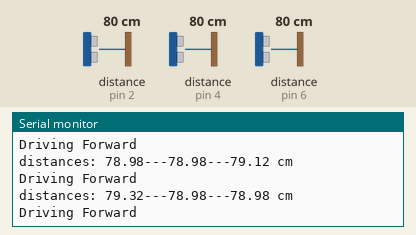
The sketch below on a simulated Arduino Uno, built with avr-gcc and run on an emulated ATmega328P. Parts: the last lines printed to the serial monitor. Wiring (inferred from the names in the program): 3 × ultrasonic range finder: trigger pin 3, echo pin 2 / trigger pin 5, echo pin 4 / trigger pin 7, echo pin 6. The inputs (shaded band) are chosen by the test bench; at power-on: distance to the obstacle (sensors on pin 2, pin 4, pin 6) 80 cm. The echo pulse lasts 58.3 µs per cm.

Above: at 1.8 s.
1.9 s: distance to the obstacle (sensor on pin 2) set to 2 cm
At 2.31 s:
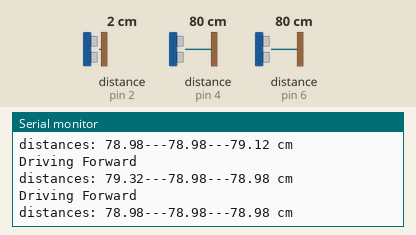
5.0 s: distance to the obstacle (sensor on pin 4) set to 2 cm
At 5.32 s:
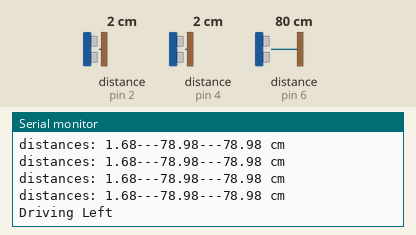
7.0 s: distance to the obstacle (sensor on pin 6) set to 2 cm
At 7.32 s:
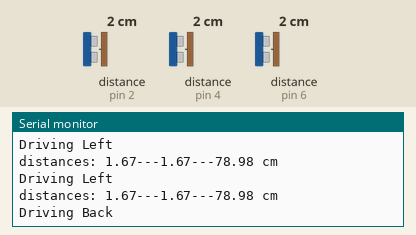
9.0 s: distance to the obstacle (sensor on pin 4) set to 18 cm
At 9.32 s:
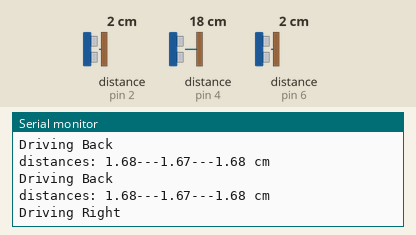
11.0 s: distance to the obstacle (sensor on pin 2) set to 4 cm
At 11.32 s:
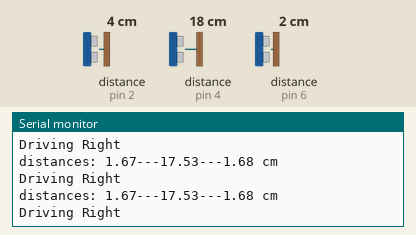
12.5 s: distance to the obstacle (sensor on pin 6) set to 4 cm
At 12.82 s:
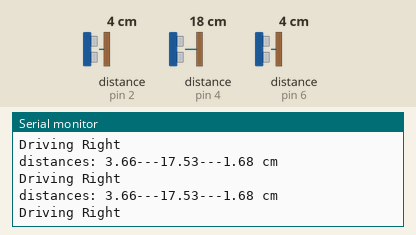
Timing chart, 0 to 15.0 s (numbered marks = the images above; inputs shaded):
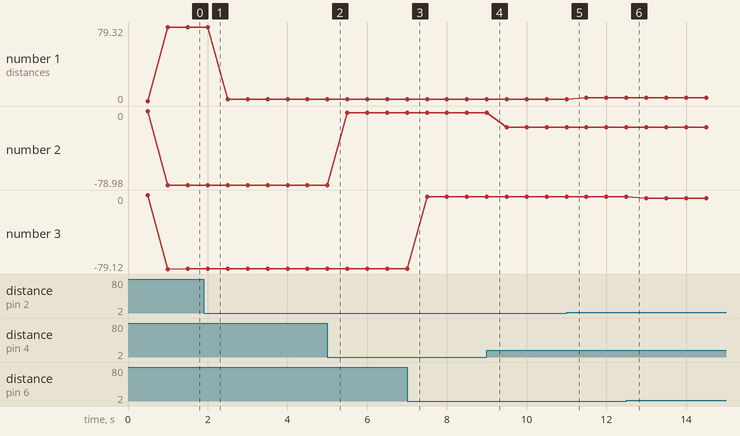

Measured:
- after the input at 5.0 s, the serial monitor: prints a new line at once (image 2)
- after the input at 7.0 s, the serial monitor: prints a new line at once (image 3)
- after the input at 9.0 s, the serial monitor: prints a new line at once (image 4)
- plotted number 1: 79.32 → 1.68 after the input at 1.9 s, 1.67 → 3.66 after the input at 11.0 s, 3.66 → 3.67 after the input at 12.5 s
- plotted number 2: -78.98 → -1.67 after the input at 5.0 s, -1.67 → -17.53 after the input at 9.0 s
- plotted number 3: -78.98 → -1.68 after the input at 7.0 s, -1.68 → -3.67 after the input at 12.5 s

The sketch:

firstCarProt_copy_20241013152232.ino
```cpp
#define SafeDistance 15


int frontTrigPin = 3;  // TRIG pin
int frontEchoPin = 2;  // ECHO pin
int rightTrigPin = 5;  // TRIG pin
int rightEchoPin = 4;  // ECHO pin
int leftTrigPin = 7;   // TRIG pin
int leftEchoPin = 6;   // ECHO pin
unsigned long previousMillis = 0;
int interval = 5000;
float distanceFront, distanceRight, distanceLeft, duration_us;

void printDistances() {
  Serial.print("distances: ");
  Serial.print(distanceFront);
  Serial.print("---");
  Serial.print(distanceRight);
  Serial.print("---");
  Serial.print(distanceLeft);
  Serial.println(" cm");
}

void setup() {
  // pinMode(4, OUTPUT);
  // pinMode(5, OUTPUT);
  // pinMode(6, OUTPUT);
  // pinMode(7, OUTPUT);
  // pinMode(9, OUTPUT);
  // pinMode(11, OUTPUT);
  Serial.begin(9600);
  pinMode(frontTrigPin, OUTPUT);
  pinMode(frontEchoPin, INPUT);
  pinMode(rightTrigPin, OUTPUT);
  pinMode(rightEchoPin, INPUT);
  pinMode(leftTrigPin, OUTPUT);
  pinMode(leftEchoPin, INPUT);
}


void driveForward() {
  /*digitalWrite(6, HIGH);
    digitalWrite(7, LOW);
    analogWrite(11, speed);
    digitalWrite (4, HIGH);
    digitalWrite(5, LOW);
    analogWrite(9, speed);*/
  Serial.println("Driving Forward");
}

void driveRight() {
  /* digitalWrite(6, HIGH);
    digitalWrite(7, LOW);
    analogWrite(11, speed);
    digitalWrite(4, HIGH);
    digitalWrite(5, LOW);
    analogWrite(9, speed - 100);*/
  Serial.println("Driving Right");
}

void driveLeft() {
  /* digitalWrite(6, HIGH);
    digitalWrite(7, LOW);
    analogWrite(11, speed);
    digitalWrite(4, HIGH);
    digitalWrite(5, LOW);
    analogWrite(9, speed - 100);*/
  Serial.println("Driving Left");
}

void driveBack() {
  /* digitalWrite(6, HIGH);
    digitalWrite(7, LOW);
    analogWrite(11, speed);
    digitalWrite(4, HIGH);
    digitalWrite(5, LOW);
    analogWrite(9, speed - 100);*/
  Serial.println("Driving Back");
}

void sensorRightValue() {
  // generate 10-microsecond pulse to TRIG pin
  digitalWrite(rightTrigPin, HIGH);
  delayMicroseconds(10);
  digitalWrite(rightTrigPin, LOW);

  // measure duration of pulse from ECHO pin
  float duration_us = pulseIn(rightEchoPin, HIGH);

  // calculate the distance
  distanceRight = 0.017 * duration_us;

  // print the value to Serial Monitor
}
void sensorFrontValue() {
  // generate 10-microsecond pulse to TRIG pin
  digitalWrite(frontTrigPin, HIGH);
  delayMicroseconds(10);
  digitalWrite(frontTrigPin, LOW);

  // measure duration of pulse from ECHO pin
  duration_us = pulseIn(frontEchoPin, HIGH);

  // calculate the distance
  distanceFront = 0.017 * duration_us;
}
void sensorLeftValue() {
  // generate 10-microsecond pulse to TRIG pin
  digitalWrite(leftTrigPin, HIGH);
  delayMicroseconds(10);
  digitalWrite(leftTrigPin, LOW);

  // measure duration of pulse from ECHO pin
  float duration_us = pulseIn(leftEchoPin, HIGH);

  // calculate the distance
  distanceLeft = 0.017 * duration_us;
}


void loop() {
  unsigned long currentMillis = millis();
  if (currentMillis - previousMillis >= 500) {
    printDistances();
    sensorFrontValue();
    sensorRightValue();
    sensorLeftValue();
    if (distanceFront < SafeDistance) {
      if (distanceLeft < SafeDistance && distanceRight < SafeDistance) {
        driveBack();
      } else {
        if (distanceLeft > distanceRight) {
          driveLeft();
        } else if (distanceLeft < distanceRight) {
          driveRight();
        }
      }
    } else {
      driveForward();
    }
    previousMillis = currentMillis;
  }
}
```
